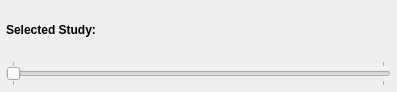
<?xml version="1.0" encoding="UTF-8"?>
<ui version="4.0">
 <class>qSlicerLongPETCTStudySliderWidget</class>
 <widget class="QWidget" name="qSlicerLongPETCTStudySliderWidget">
  <property name="geometry">
   <rect>
    <x>0</x>
    <y>0</y>
    <width>397</width>
    <height>92</height>
   </rect>
  </property>
  <property name="windowTitle">
   <string>Form</string>
  </property>
  <layout class="QGridLayout" name="gridLayout" columnstretch="0,0">
   <property name="margin">
    <number>6</number>
   </property>
   <property name="spacing">
    <number>8</number>
   </property>
   <item row="0" column="0">
    <widget class="QLabel" name="LabelSelectedStudy">
     <property name="font">
      <font>
       <weight>75</weight>
       <bold>true</bold>
      </font>
     </property>
     <property name="text">
      <string>Selected Study:</string>
     </property>
    </widget>
   </item>
   <item row="0" column="1">
    <widget class="QLabel" name="LabelSelectedStudyDateTime">
     <property name="text">
      <string/>
     </property>
    </widget>
   </item>
   <item row="1" column="0" colspan="2">
    <widget class="QSlider" name="Slider">
     <property name="enabled">
      <bool>false</bool>
     </property>
     <property name="maximum">
      <number>1</number>
     </property>
     <property name="pageStep">
      <number>1</number>
     </property>
     <property name="orientation">
      <enum>Qt::Horizontal</enum>
     </property>
     <property name="tickPosition">
      <enum>QSlider::TicksBothSides</enum>
     </property>
     <property name="tickInterval">
      <number>1</number>
     </property>
    </widget>
   </item>
  </layout>
 </widget>
 <resources>
  <include location="../qSlicerLongPETCTModule.qrc"/>
 </resources>
 <connections/>
</ui>
